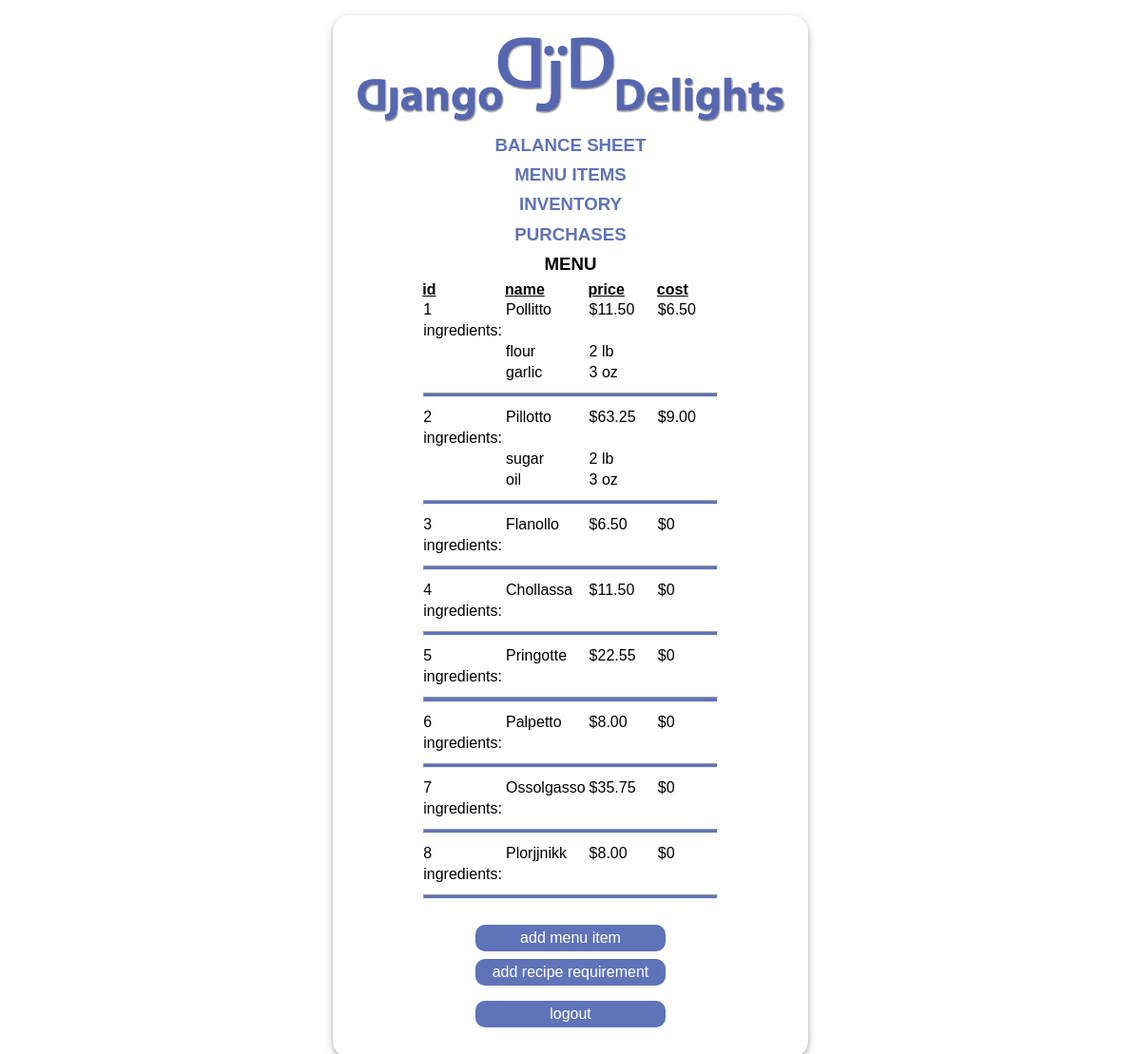
/menu (signed in), run on an earlier commit of the app's database.
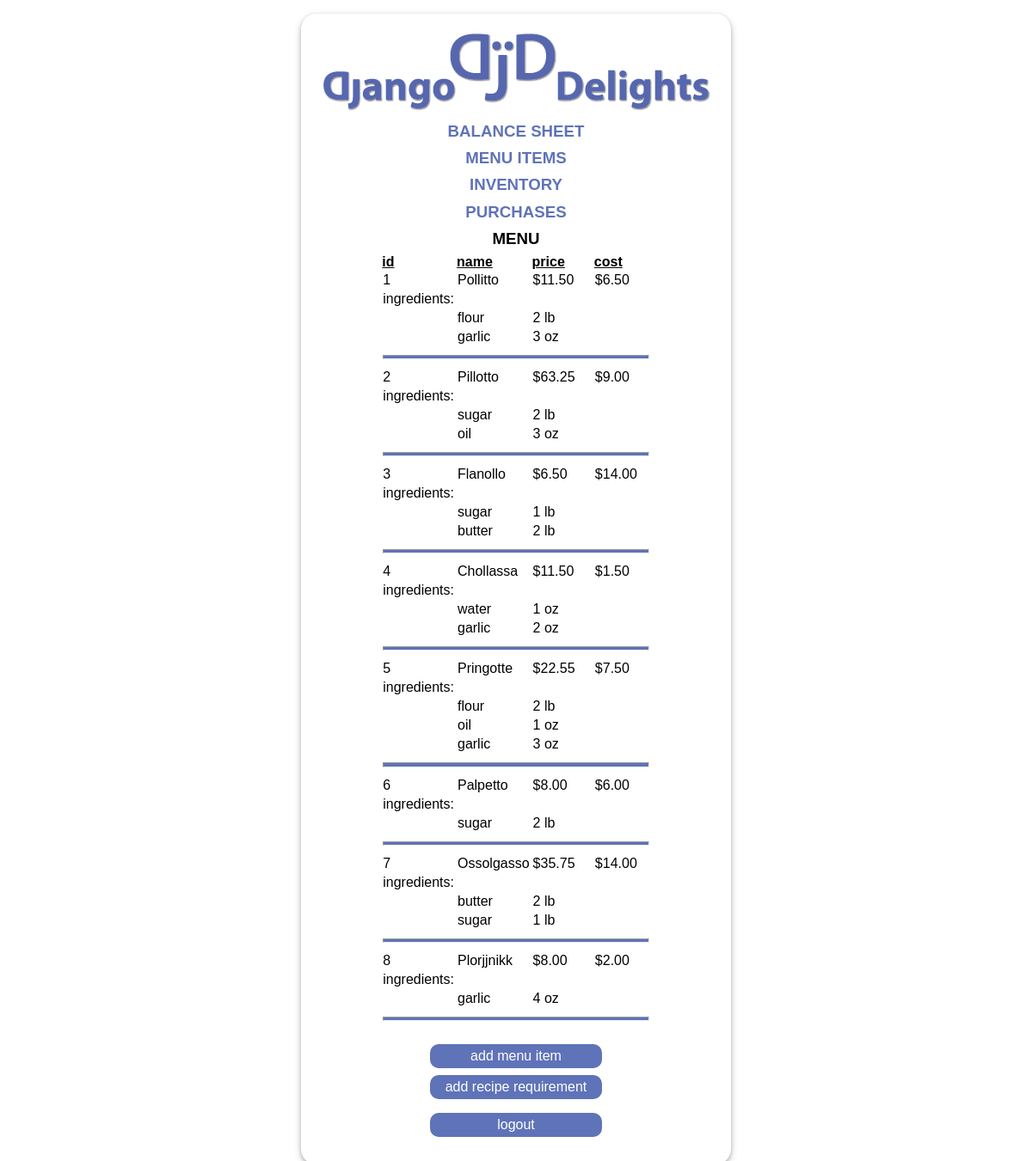
And on a later commit of the database.
### inventory/models.py (models this page shows, shortened)
class MenuItem(models.Model):
    title = models.CharField(max_length=20)
    price = models.DecimalField(max_digits=10, decimal_places=2, default=11.50)
    def sum_recipe_prices(self):#this totals the ingredient COST of each menu item, not the price.
        theTotalPrice = Decimal(0.00)
        theListOfIngredients = self.reciperequirement_set.all()
        for ing in theListOfIngredients:
            theTotalPrice += ing.ingredient_cost
        return theTotalPrice

class RecipeRequirement(models.Model):
    menuitem = models.ForeignKey(MenuItem, on_delete=models.CASCADE)
    ingredient = models.ForeignKey(Ingredient, on_delete=models.CASCADE)
    quantity = models.DecimalField(max_digits=3, decimal_places=0, default=1)
    @property#calculate cost of ingredient amount used in recipe
    def ingredient_cost(self):
        return self.ingredient.unitPrice * self.quantity

class Ingredient(models.Model):
    OUNCE = 'oz'
    POUND = 'lb'
    UNIT_CHOICES = [
        (OUNCE,'ounce'),
        (POUND, 'pound')
    ]
    name = models.CharField(max_length=20)
    unit = models.CharField(max_length=2, choices=UNIT_CHOICES, default="oz")
    availableQuantity = models.IntegerField(default=10)
    unitPrice = models.DecimalField(max_digits=10, decimal_places=2)

### inventory/views.py (the view)
# urls.py: path('menu', views.Menu.as_view(), name='menu'),
class Menu(LoginRequiredMixin, ListView):
    model = MenuItem
    template_name = "inventory/menu.html"
    def get_context_data(self):
        context = super().get_context_data()
        context["recreqs"] = RecipeRequirement.objects.all()
        context["menuitems"] = MenuItem.objects.all()
        context["ingredients"] = Ingredient.objects.all()
        return context

### inventory/templates/inventory/menu.html
{% extends './home.html' %}
{% block content %}
{{ block.super }}
<h3>MENU</h3>
    <table class="line-table">
        <thead>
  <tr>
    <th>id</th>
    <th>name</th>
    <th>price</th>
    <th>cost</th>
  </tr>
</thead>
<tbody>
{% for item in menuitems %}
  <tr>
    <td>{{ item.id }}</td><td>{{ item.title }}</td><td>${{ item.price }}</td><td>${{item.sum_recipe_prices}}</td>
    <tr>
        <td>ingredients:</td>
    </tr>
    {% for row in item.reciperequirement_set.all %}
    <tr>
        <td>&nbsp;</td><td>{{row.ingredient.name}} </td><td>{{row.quantity}} {{row.ingredient.unit}} </td>
    </tr>
        {% endfor %}
        <tr>
            <td colspan="4"><hr></td>
        </tr>
{% endfor %}
</tbody>
    </table>
<div class="actionpanel">
        <a href="{% url "add_menu_item" %}">add menu item</a></td>
        <a href="{% url "create_recipe" %}">add recipe  requirement</a></td>
</div>
{% endblock %}

What changed in the data, as far as the page shows it:
computed for MenuItem "Flanollo": sum_recipe_prices "0" → "14.00"
added RecipeRequirement: ingredient.name "sugar", quantity "1", ingredient.unit "lb", shown under MenuItem "Flanollo"
added RecipeRequirement: ingredient.name "butter", quantity "2", ingredient.unit "lb", shown under MenuItem "Flanollo"
computed for MenuItem "Chollassa": sum_recipe_prices "0" → "1.50"
added RecipeRequirement: ingredient.name "water", quantity "1", ingredient.unit "oz", shown under MenuItem "Chollassa"
added RecipeRequirement: ingredient.name "garlic", quantity "2", ingredient.unit "oz", shown under MenuItem "Chollassa"
computed for MenuItem "Pringotte": sum_recipe_prices "0" → "7.50"
added RecipeRequirement: ingredient.name "flour", quantity "2", ingredient.unit "lb", shown under MenuItem "Pringotte"
added RecipeRequirement: ingredient.name "oil", quantity "1", ingredient.unit "oz", shown under MenuItem "Pringotte"
added RecipeRequirement: ingredient.name "garlic", quantity "3", ingredient.unit "oz", shown under MenuItem "Pringotte"
computed for MenuItem "Palpetto": sum_recipe_prices "0" → "6.00"
added RecipeRequirement: ingredient.name "sugar", quantity "2", ingredient.unit "lb", shown under MenuItem "Palpetto"
computed for MenuItem "Ossolgasso": sum_recipe_prices "0" → "14.00"
added RecipeRequirement: ingredient.name "butter", quantity "2", ingredient.unit "lb", shown under MenuItem "Ossolgasso"
added RecipeRequirement: ingredient.name "sugar", quantity "1", ingredient.unit "lb", shown under MenuItem "Ossolgasso"
computed for MenuItem "Plorjjnikk": sum_recipe_prices "0" → "2.00"
added RecipeRequirement: ingredient.name "garlic", quantity "4", ingredient.unit "oz", shown under MenuItem "Plorjjnikk"
